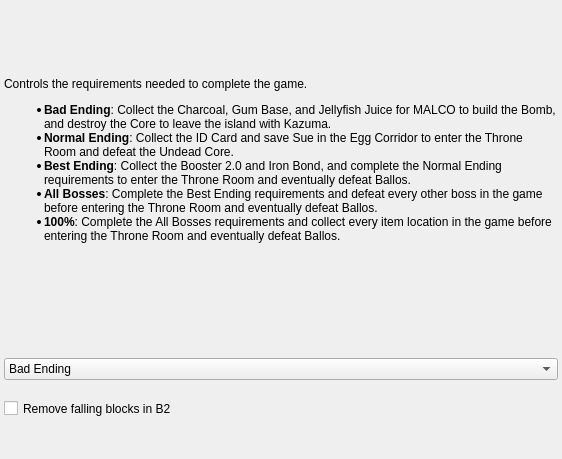
<?xml version="1.0" encoding="UTF-8"?>
<ui version="4.0">
 <class>PresetCSObjective</class>
 <widget class="QMainWindow" name="PresetCSObjective">
  <property name="geometry">
   <rect>
    <x>0</x>
    <y>0</y>
    <width>562</width>
    <height>459</height>
   </rect>
  </property>
  <property name="windowTitle">
   <string>Objective</string>
  </property>
  <widget class="QWidget" name="centralWidget">
   <property name="maximumSize">
    <size>
     <width>16777215</width>
     <height>16777215</height>
    </size>
   </property>
   <layout class="QVBoxLayout" name="goal_layout">
    <property name="leftMargin">
     <number>4</number>
    </property>
    <property name="topMargin">
     <number>8</number>
    </property>
    <property name="rightMargin">
     <number>4</number>
    </property>
    <property name="bottomMargin">
     <number>8</number>
    </property>
    <item>
     <widget class="QLabel" name="goal_description">
      <property name="text">
       <string>&lt;html&gt;&lt;head/&gt;&lt;body&gt;&lt;p&gt;Controls the requirements needed to complete the game.&lt;/p&gt;&lt;ul style=&quot;margin-top: 0px; margin-bottom: 0px; margin-left: 0px; margin-right: 0px; -qt-list-indent: 1;&quot;&gt;&lt;li style=&quot; margin-top:12px; margin-bottom:0px; margin-left:0px; margin-right:0px; -qt-block-indent:0; text-indent:0px;&quot;&gt;&lt;span style=&quot; font-weight:600;&quot;&gt;Bad Ending&lt;/span&gt;: Collect the Charcoal, Gum Base, and Jellyfish Juice for MALCO to build the Bomb, and destroy the Core to leave the island with Kazuma.&lt;/li&gt;&lt;li style=&quot; margin-top:0px; margin-bottom:0px; margin-left:0px; margin-right:0px; -qt-block-indent:0; text-indent:0px;&quot;&gt;&lt;span style=&quot; font-weight:600;&quot;&gt;Normal Ending&lt;/span&gt;: Collect the ID Card and save Sue in the Egg Corridor to enter the Throne Room and defeat the Undead Core.&lt;/li&gt;&lt;li style=&quot; margin-top:0px; margin-bottom:0px; margin-left:0px; margin-right:0px; -qt-block-indent:0; text-indent:0px;&quot;&gt;&lt;span style=&quot; font-weight:600;&quot;&gt;Best Ending&lt;/span&gt;: Collect the Booster 2.0 and Iron Bond, and complete the Normal Ending requirements to enter the Throne Room and eventually defeat Ballos.&lt;/li&gt;&lt;li style=&quot; margin-top:0px; margin-bottom:0px; margin-left:0px; margin-right:0px; -qt-block-indent:0; text-indent:0px;&quot;&gt;&lt;span style=&quot; font-weight:600;&quot;&gt;All Bosses&lt;/span&gt;: Complete the Best Ending requirements and defeat every other boss in the game before entering the Throne Room and eventually defeat Ballos.&lt;/li&gt;&lt;li style=&quot; margin-top:0px; margin-bottom:12px; margin-left:0px; margin-right:0px; -qt-block-indent:0; text-indent:0px;&quot;&gt;&lt;span style=&quot; font-weight:600;&quot;&gt;100%&lt;/span&gt;: Complete the All Bosses requirements and collect every item location in the game before entering the Throne Room and eventually defeat Ballos.&lt;/li&gt;&lt;/ul&gt;&lt;p&gt;&lt;br/&gt;&lt;/p&gt;&lt;/body&gt;&lt;/html&gt;</string>
      </property>
      <property name="wordWrap">
       <bool>true</bool>
      </property>
     </widget>
    </item>
    <item>
     <widget class="QComboBox" name="goal_combo">
      <property name="editable">
       <bool>false</bool>
      </property>
      <property name="currentText">
       <string>Bad Ending</string>
      </property>
      <property name="placeholderText">
       <string/>
      </property>
      <item>
       <property name="text">
        <string>Bad Ending</string>
       </property>
      </item>
      <item>
       <property name="text">
        <string>Normal Ending</string>
       </property>
      </item>
      <item>
       <property name="text">
        <string>Best Ending</string>
       </property>
      </item>
      <item>
       <property name="text">
        <string>All Bosses</string>
       </property>
      </item>
      <item>
       <property name="text">
        <string>100%</string>
       </property>
      </item>
     </widget>
    </item>
    <item>
     <widget class="QCheckBox" name="b2_check">
      <property name="sizePolicy">
       <sizepolicy hsizetype="Minimum" vsizetype="Fixed">
        <horstretch>0</horstretch>
        <verstretch>0</verstretch>
       </sizepolicy>
      </property>
      <property name="minimumSize">
       <size>
        <width>0</width>
        <height>45</height>
       </size>
      </property>
      <property name="text">
       <string>Remove falling blocks in B2</string>
      </property>
     </widget>
    </item>
    <item>
     <spacer name="horizontalSpacer">
      <property name="orientation">
       <enum>Qt::Horizontal</enum>
      </property>
      <property name="sizeHint" stdset="0">
       <size>
        <width>40</width>
        <height>20</height>
       </size>
      </property>
     </spacer>
    </item>
   </layout>
  </widget>
 </widget>
 <layoutdefault spacing="6" margin="11"/>
 <resources/>
 <connections/>
</ui>
